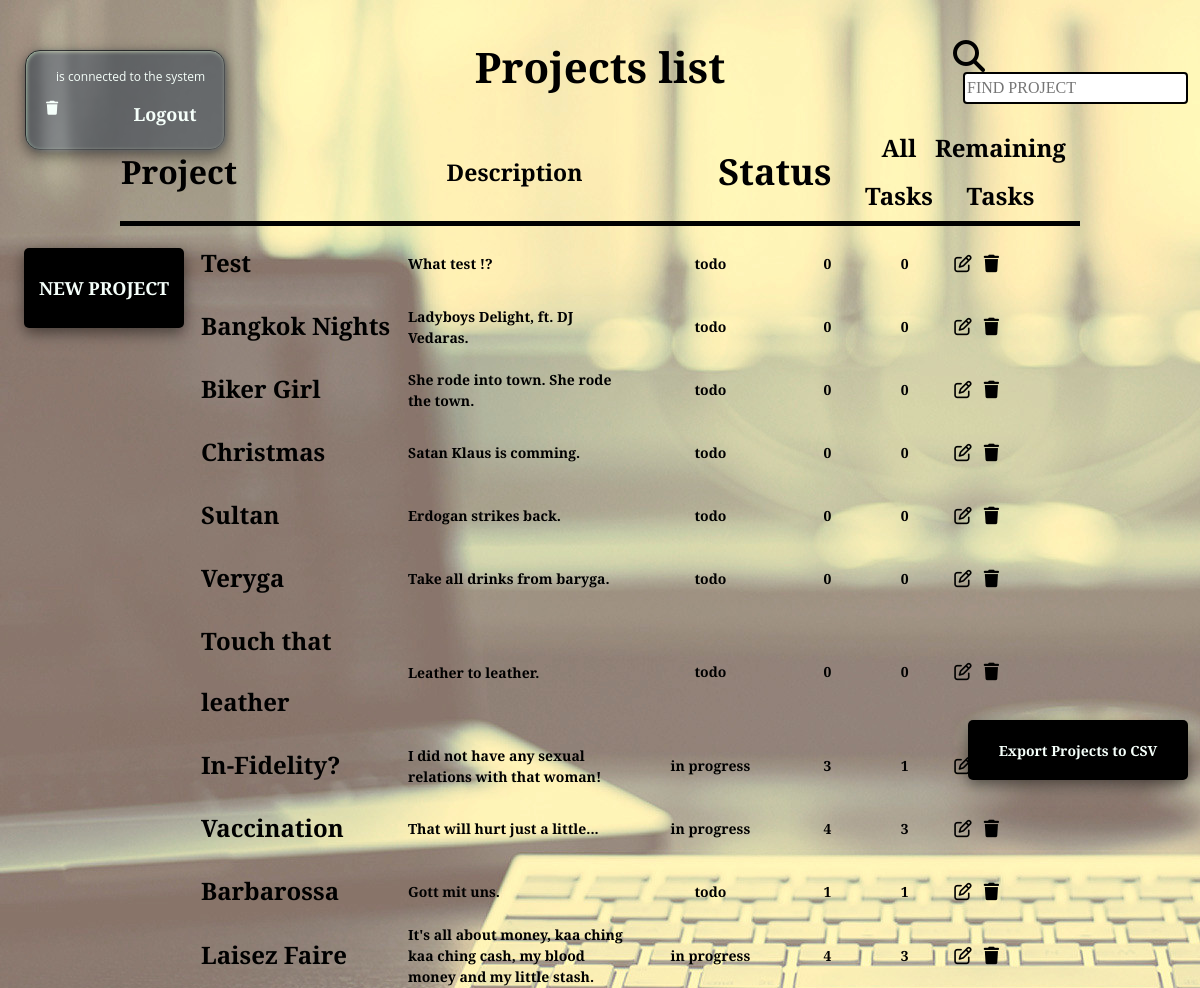
Screenshot of /workspace.php (signed in) with the database file from the repository.
### tables this page shows
CREATE TABLE `projects` (
  `ID` int(8) NOT NULL,
  `name` varchar(64) NOT NULL,
  `description` varchar(256) DEFAULT NULL
);

### workspace.php (the view, shortened to what this page needs)
<?php
require_once 'connection/connect.php';
?>
<!DOCTYPE html>
<html lang="en">
<head>
    <link href="css/style2.css" rel="stylesheet">
</head>
<body>
    <div id="theuser">
        <center>
        </center>
        <p id="loginmessage">is connected to the system</p>
        <a href="delete.php" class="d_user" onclick="return confirm('Are you sure? Process after deletion can not be undone!')"><i id="delacc" class="fas fa-trash fa-sm"></i></a>
        <a href="connection/logout.php" class="logout">Logout</a>
    </div>
    <div class="searchbox">
        <i class="fas fa-search fa-2x"></i>
        <input type="text" id="search" placeholder="FIND PROJECT">
    </div>
    <div id="projheader">
        <h1 id="">Projects list</h1>
        <div id="tableheader">
            <table id="subtable">
                <tr class="theder">
                    <th class="projectrow">Project</th>
                    <th class="description">Description</th>
                    <th class="status">Status</th>
                    <th id="alltasks">All Tasks</th>
                    <th id="remtasks">Remaining Tasks</th>
                    <th id="write"> </th>
                    <th id="delete"> </th>
                </tr>
            </table>
        </div>
    </div>
    <div id="allprojects">
        <table>
            <?php
            $query = "SELECT * FROM projects ORDER BY ID DESC";
            $result = mysqli_query($connect, $query);
            if (mysqli_num_rows($result) > 0) {
                while ($row = mysqli_fetch_array($result)) {
                    $projectID = $row['ID'];
                    $countTasks = "SELECT count(*) as taskQuantity FROM `tasks` WHERE projectID = '$projectID'";
                    $countResult = $connect->query($countTasks);
                    $task1 = $countResult->fetch_assoc();
                    $countLeft = "SELECT count(*) as taskLeft FROM `tasks` WHERE projectID = '$projectID' AND status != 'completed'";
                    $leftResult = $connect->query($countLeft);
                    $task2 = $leftResult->fetch_assoc();
                    if ($task1["taskQuantity"] === $task2["taskLeft"]) {
                        $status = 'todo';
                    } else if ($task1["taskQuantity"] > $task2["taskLeft"] && $task2["taskLeft"] != 0) {
                        $status = 'in progress';
                    } else if ($task2["taskLeft"] === 0){
                        $status = 'completed';
                    } else if ($task1["taskQuantity"] === 0) {
                        $status = "project don't have tasks";
                    }
            ?>
                    <tr>
                        <td class="name"><a href="tasks.php?id=<?php echo $row['ID']; ?>"><?php echo $row["name"]; ?></a></td>
                        <td><?php echo $row["description"]; ?></td>
                        <td><?php echo $status ?></td>
                        <td><?php echo $task1["taskQuantity"]; ?></td>
                        <td><?php echo $task2["taskLeft"]; ?></td>
                        <td class="icspace"><a id="edit" href="connection/edit.php?id=<?php echo $row['ID']; ?>"><i class="far fa-edit fa fa-lg"></i></a></td>
                        <td class="icspace"><a href="connection/del.php?id=<?php echo $row['ID']; ?>"><i class="fas fa-trash fa-lg"></i></a></td>
                    </tr>
            <?php
                }
            }
            ?>
        </table>
        <center><a href="#" onclick="toggle()" class="newproj">
                <h2>NEW PROJECT</h2>
            </a></center>
    </div>
            <a href="connection/export_project.php" class="exproject">
                <p>Export Projects to CSV</p>
            </a>
</body>
</html>

### rows the page displays
projects: name "Test", description "What test !?", status "todo", taskQuantity "0", taskLeft "0"
projects: name "Bangkok Nights", description "Ladyboys Delight, ft. DJ Vedaras.", status "todo", taskQuantity "0", taskLeft "0"
projects: name "Biker Girl", description "She rode into town. She rode the town.", status "todo", taskQuantity "0", taskLeft "0"
projects: name "Christmas", description "Satan Klaus is comming.", status "todo", taskQuantity "0", taskLeft "0"
projects: name "Sultan", description "Erdogan strikes back.", status "todo", taskQuantity "0", taskLeft "0"
projects: name "Veryga", description "Take all drinks from baryga.", status "todo", taskQuantity "0", taskLeft "0"
projects: name "Touch that leather", description "Leather to leather.", status "todo", taskQuantity "0", taskLeft "0"
projects: name "In-Fidelity?", description "I did not have any sexual relations with that woman!", status "in progress", taskQuantity "3", taskLeft "1"
projects: name "Vaccination", description "That will hurt just a little...", status "in progress", taskQuantity "4", taskLeft "3"
projects: name "Barbarossa", description "Gott mit uns.", status "todo", taskQuantity "1", taskLeft "1"
projects: name "Laisez Faire", description "It's all about money, kaa ching kaa ching cash, my blood money and my little stash.", status "in progress", taskQuantity "4", taskLeft "3"
